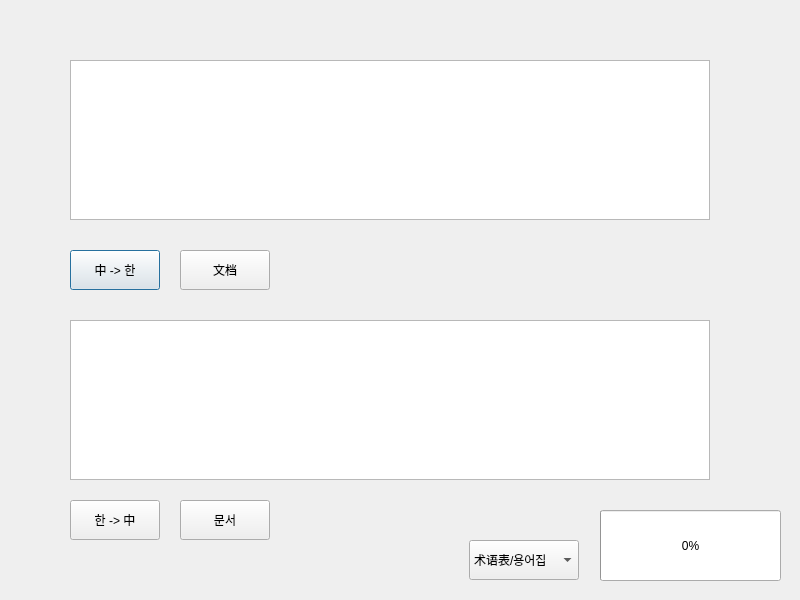
<?xml version="1.0" encoding="UTF-8"?>
<ui version="4.0">
 <class>Dialog</class>
 <widget class="QDialog" name="Dialog">
  <property name="geometry">
   <rect>
    <x>0</x>
    <y>0</y>
    <width>800</width>
    <height>600</height>
   </rect>
  </property>
  <property name="windowTitle">
   <string>LongtuKoreaTranslator</string>
  </property>
  <widget class="QTextEdit" name="chineseTextEdit">
   <property name="geometry">
    <rect>
     <x>70</x>
     <y>60</y>
     <width>640</width>
     <height>160</height>
    </rect>
   </property>
  </widget>
  <widget class="QTextEdit" name="koreanTextEdit">
   <property name="geometry">
    <rect>
     <x>70</x>
     <y>320</y>
     <width>640</width>
     <height>160</height>
    </rect>
   </property>
  </widget>
  <widget class="QPushButton" name="Chinese2KoreanPushButton">
   <property name="geometry">
    <rect>
     <x>70</x>
     <y>250</y>
     <width>90</width>
     <height>40</height>
    </rect>
   </property>
   <property name="text">
    <string>中 -&gt; 한</string>
   </property>
  </widget>
  <widget class="QPushButton" name="Korean2ChinesePushButton">
   <property name="geometry">
    <rect>
     <x>70</x>
     <y>500</y>
     <width>90</width>
     <height>40</height>
    </rect>
   </property>
   <property name="text">
    <string>한 -&gt; 中</string>
   </property>
  </widget>
  <widget class="QPushButton" name="chineseDocumentPushButton">
   <property name="geometry">
    <rect>
     <x>180</x>
     <y>250</y>
     <width>90</width>
     <height>40</height>
    </rect>
   </property>
   <property name="text">
    <string>文档</string>
   </property>
  </widget>
  <widget class="QPushButton" name="koreanDocumentPushButton">
   <property name="geometry">
    <rect>
     <x>180</x>
     <y>500</y>
     <width>90</width>
     <height>40</height>
    </rect>
   </property>
   <property name="text">
    <string>문서</string>
   </property>
  </widget>
  <widget class="QProgressBar" name="progressBar">
   <property name="geometry">
    <rect>
     <x>600</x>
     <y>510</y>
     <width>181</width>
     <height>71</height>
    </rect>
   </property>
   <property name="value">
    <number>0</number>
   </property>
   <property name="invertedAppearance">
    <bool>false</bool>
   </property>
  </widget>
  <widget class="QComboBox" name="glossaryComboBox">
   <property name="geometry">
    <rect>
     <x>469</x>
     <y>540</y>
     <width>110</width>
     <height>40</height>
    </rect>
   </property>
   <item>
    <property name="text">
     <string>术语表/용어집</string>
    </property>
   </item>
  </widget>
 </widget>
 <resources/>
 <connections>
  <connection>
   <sender>Korean2ChinesePushButton</sender>
   <signal>clicked()</signal>
   <receiver>koreanTextEdit</receiver>
   <slot>clear()</slot>
   <hints>
    <hint type="sourcelabel">
     <x>127</x>
     <y>524</y>
    </hint>
    <hint type="destinationlabel">
     <x>120</x>
     <y>439</y>
    </hint>
   </hints>
  </connection>
  <connection>
   <sender>Chinese2KoreanPushButton</sender>
   <signal>clicked()</signal>
   <receiver>chineseTextEdit</receiver>
   <slot>clear()</slot>
   <hints>
    <hint type="sourcelabel">
     <x>122</x>
     <y>270</y>
    </hint>
    <hint type="destinationlabel">
     <x>119</x>
     <y>141</y>
    </hint>
   </hints>
  </connection>
 </connections>
</ui>
